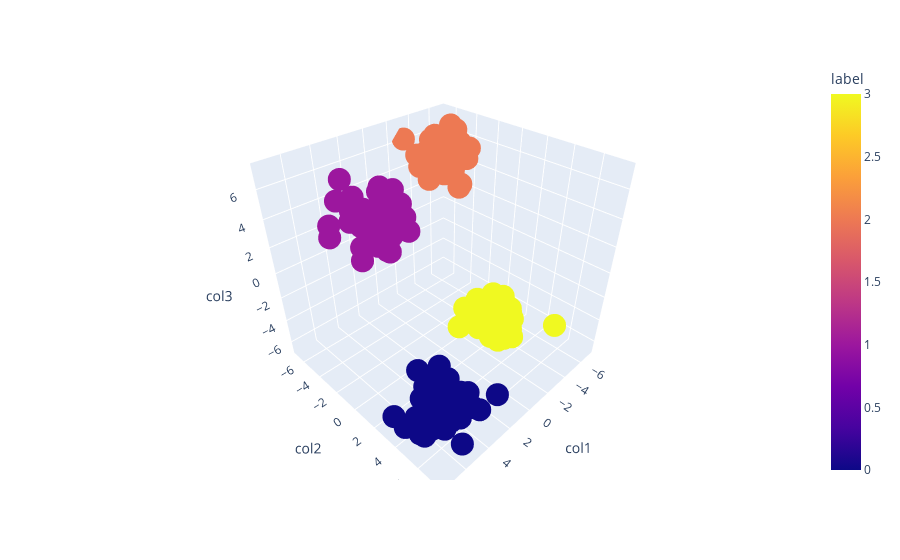

The notebook cell saved with this chart:
### Code cell
fig = px.scatter_3d(df,x='col1', y='col2', z='col3',color='label')
fig.show()

### Figure 1 — Plotly figure (JSON) as saved in the notebook; plotly's stock layout.template omitted (floating-point values rounded to 4 significant figures; data arrays with more than 128 entries replaced by an {"elided": "..."} marker saying what was removed)
{"data": [{"hovertemplate": "col1=%{x}<br>col2=%{y}<br>col3=%{z}<br>label=%{marker.color}<extra></extra>", "legendgroup": "", "marker": {"color": {"elided": "200 int values"}, "coloraxis": "coloraxis", "symbol": "circle"}, "mode": "markers", "name": "", "scene": "scene", "showlegend": false, "type": "scatter3d", "x": {"elided": "200 float values"}, "y": {"elided": "200 float values"}, "z": {"elided": "200 float values"}}], "layout": {"coloraxis": {"colorbar": {"title": {"text": "label"}}, "colorscale": [[0, "#0d0887"], [0.1111, "#46039f"], [0.2222, "#7201a8"], [0.3333, "#9c179e"], [0.4444, "#bd3786"], [0.5556, "#d8576b"], [0.6667, "#ed7953"], [0.7778, "#fb9f3a"], [0.8889, "#fdca26"], [1, "#f0f921"]]}, "legend": {"tracegroupgap": 0}, "margin": {"t": 60}, "scene": {"domain": {"x": [0, 1], "y": [0, 1]}, "xaxis": {"title": {"text": "col1"}}, "yaxis": {"title": {"text": "col2"}}, "zaxis": {"title": {"text": "col3"}}}}}
